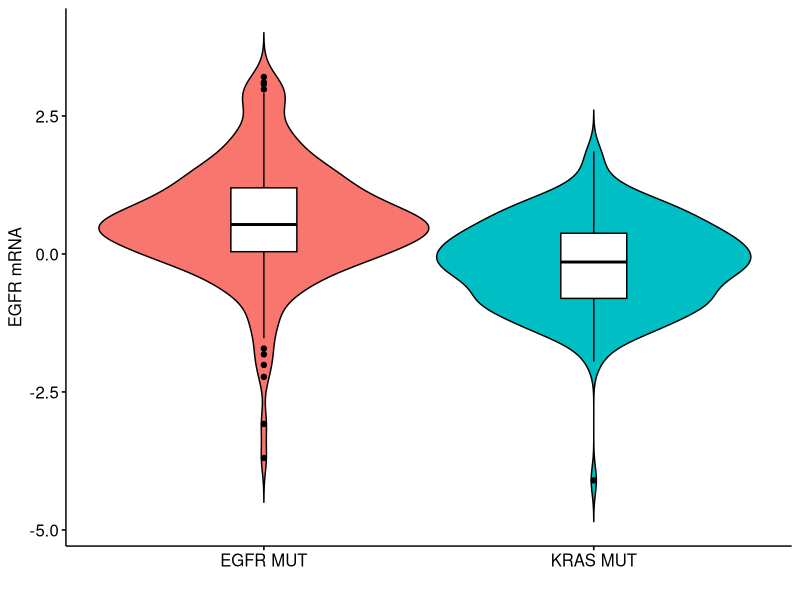
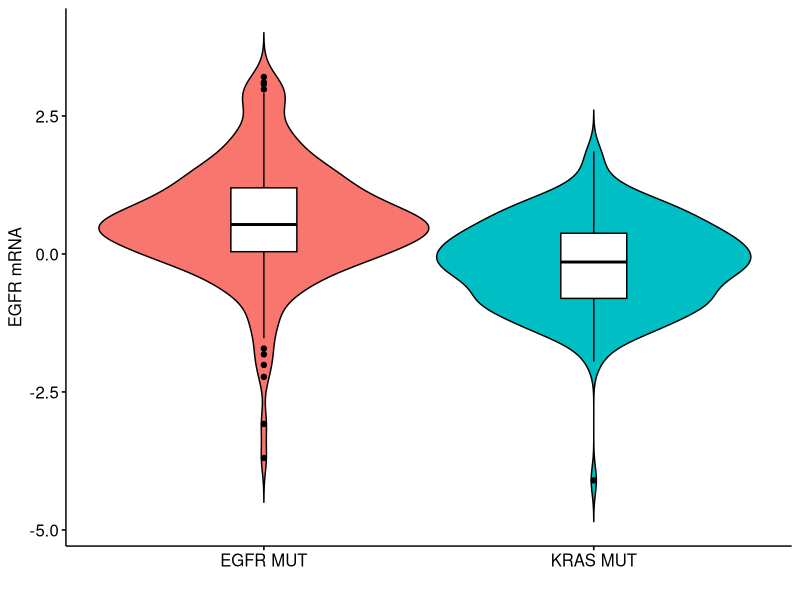

The R source for these figures, in order: (Note: this script raises an error after producing the figures.)
# Attach requirement packages and setting WD -----------------------------------
packages_names <-
  c(
    "tidyverse",
    "data.table",
    "readxl",
    "reshape2",
    "rstudioapi",
    "caTools",
    "car",
    "quantmod",
    "MASS",
    "corrplot",
    "janitor",
    "nortest",
    "survminer",
    "survival",
    "broom",
    "forestplot"
  )

lapply(packages_names, require, character.only = TRUE)

setwd(dirname(getActiveDocumentContext()$path))

rename <- dplyr::rename
select <- dplyr::select
filter <- dplyr::filter
group_by <- dplyr::group_by
mutate <- dplyr::mutate


# Reading data
merged_data <-
  fread("Merged annotated data AURKA, KRAS, TP53, EGFR.csv") %>%
  as_tibble()

# Figure A -------------------------------------------------------
processed_rna_data <- merged_data %>%
  filter(EGFR != KRAS) %>%
  select(EGFR_rna_exp, EGFR, KRAS) %>%
  pivot_longer(
    cols = c("EGFR", "KRAS"),
    names_to = "gene",
    values_to = "impact"
  ) %>%
  filter(impact != "WT") %>%
  select(-impact) %>%
  mutate(gene = as.factor(gene))

processed_rna_data %>%
  ggviolin(
    y = "EGFR_rna_exp",
    x = "gene",
    fill = "gene",
    add = "boxplot",
    add.params = list(fill = "white")
  ) +
  theme(legend.position = "none") +
  ylab("EGFR mRNA") +
  xlab("") +
  scale_x_discrete(labels = c("EGFR" = "EGFR MUT", "KRAS" = "KRAS MUT"))
# stat_compare_means(method = "wilcox.test",
#                    label.y = 4.5,
#                    label.x = 1.3)

ggsave(
  "Paper Figures/Fig 1A.png",
  dpi = 400,
  height = 5,
  width = 5,
  units = "in"
)

# Statistics
EGFR_only_EGFR_rna_exp <-
  filter(processed_rna_data, gene == "EGFR")$EGFR_rna_exp
KRAS_only_EGFR_rna_exp <-
  filter(processed_rna_data, gene == "KRAS")$EGFR_rna_exp

# Check for normality
ad.test(EGFR_only_EGFR_rna_exp)
ad.test(KRAS_only_EGFR_rna_exp)

# Compute variance for t.test
var(EGFR_only_EGFR_rna_exp)
# 0.9
var(KRAS_only_EGFR_rna_exp)
# 1

# Compute median
median(EGFR_only_EGFR_rna_exp)
# 0.53
median(KRAS_only_EGFR_rna_exp)
# -0.14

ks.test(EGFR_only_EGFR_rna_exp, KRAS_only_EGFR_rna_exp)
t.test(EGFR_only_EGFR_rna_exp, KRAS_only_EGFR_rna_exp)


# Figure B -------------------------------------------------
processed_protein_data <- merged_data %>%
  filter(EGFR != KRAS, study_id != "luad_cptac_2020") %>%
  select(EGFR_protein_exp, EGFR, KRAS) %>%
  pivot_longer(
    cols = c("EGFR", "KRAS"),
    names_to = "gene",
    values_to = "impact"
  ) %>%
  filter(impact != "WT") %>%
  select(-impact) %>%
  mutate(gene = as.factor(gene))

processed_protein_data %>%
  ggviolin(
    y = "EGFR_protein_exp",
    x = "gene",
    fill = "gene",
    add = "boxplot",
    add.params = list(fill = "white")
  ) +
  theme(legend.position = "none") +
  ylab("EGFR protein") +
  xlab("") +
  scale_x_discrete(labels = c("EGFR" = "EGFR MUT", "KRAS" = "KRAS MUT"))
# stat_compare_means(method = "wilcox.test",
#                    label.y = 4.5,
#                    label.x = 1.3)

ggsave(
  "Paper Figures/Fig 1B.png",
  dpi = 400,
  height = 5,
  width = 5,
  units = "in"
)

# Statistics
EGFR_only_EGFR_protein_exp <-
  filter(processed_protein_data, gene == "EGFR")$EGFR_protein_exp
KRAS_only_EGFR_protein_exp <-
  filter(processed_protein_data, gene == "KRAS")$EGFR_protein_exp

# Check for normality
ad.test(EGFR_only_EGFR_protein_exp)
ad.test(KRAS_only_EGFR_protein_exp)

# Compute variance for t.test
var(EGFR_only_EGFR_protein_exp, na.rm = T)
# 0.9
var(KRAS_only_EGFR_protein_exp, na.rm = T)
# 1

# Compute median
median(EGFR_only_EGFR_protein_exp, na.rm = T)
# 0.4
median(KRAS_only_EGFR_protein_exp, na.rm = T)
# -0.29

ks.test(EGFR_only_EGFR_protein_exp, KRAS_only_EGFR_protein_exp)
t.test(EGFR_only_EGFR_protein_exp, KRAS_only_EGFR_protein_exp)
# Figure C --------------------------------------------------------------------
processed_rna_data <- merged_data %>%
  filter(EGFR != KRAS) %>%
  select(AURKA_rna_exp, EGFR, KRAS) %>%
  pivot_longer(
    cols = c("EGFR", "KRAS"),
    names_to = "gene",
    values_to = "impact"
  ) %>%
  filter(impact != "WT") %>%
  select(-impact) %>%
  mutate(gene = as.factor(gene))

processed_rna_data %>%
  ggviolin(
    y = "AURKA_rna_exp",
    x = "gene",
    fill = "gene",
    add = "boxplot",
    add.params = list(fill = "white")
  ) +
  theme(legend.position = "none") +
  ylab("AURKA mRNA") +
  xlab("") +
  scale_x_discrete(labels = c("EGFR" = "EGFR MUT", "KRAS" = "KRAS MUT"))
# stat_compare_means(method = "wilcox.test",
#                    label.y = 4.5,
#                    label.x = 1.3)

ggsave(
  "Paper Figures/Fig 1C.png",
  dpi = 400,
  height = 5,
  width = 5,
  units = "in"
)

# Statistics
EGFR_only_AURKA_rna_exp <-
  filter(processed_rna_data, gene == "EGFR")$AURKA_rna_exp
KRAS_only_AURKA_rna_exp <-
  filter(processed_rna_data, gene == "KRAS")$AURKA_rna_exp

# Check for normality
ad.test(EGFR_only_AURKA_rna_exp)
ad.test(KRAS_only_AURKA_rna_exp)

# Compute variance for t.test
var(EGFR_only_AURKA_rna_exp)
# 0.9
var(KRAS_only_AURKA_rna_exp)
# 1

# Medians
median(EGFR_only_AURKA_rna_exp)
# -0.16
median(KRAS_only_AURKA_rna_exp)
# 0.18


ks.test(EGFR_only_AURKA_rna_exp, KRAS_only_AURKA_rna_exp)
t.test(EGFR_only_AURKA_rna_exp, KRAS_only_AURKA_rna_exp)


# Figure D ---------------------------------------------------
processed_cna_data_discrete_tp53 <- merged_data %>%
  filter(EGFR != KRAS, !is.na(AURKA_cna)) %>%
  select(AURKA_cna, EGFR, KRAS, TP53) %>%
  pivot_longer(
    cols = c("EGFR", "KRAS"),
    names_to = "gene",
    values_to = "impact"
  ) %>%
  filter(impact != "WT") %>%
  select(-impact) %>%
  mutate(
    gene = paste("TP53", TP53, gene, "MUT", sep = "_"),
    gene = as.factor(gene),
    AURKA_cna = as.factor(AURKA_cna)
  ) %>%
  select(-TP53) %>%
  group_by(AURKA_cna, gene) %>%
  summarise(count = n()) %>%
  mutate(
    AURKA = fct_recode(
      AURKA_cna,
      "Shallow Deletion" = "-1",
      "Diploid" = "0",
      "Gain" = "1",
      "Amplification" = "2"
    )
  ) %>%
  ungroup() %>%
  group_by(gene) %>%
  reframe(proportion = count / sum(count),
          AURKA = AURKA,
          count = count)

processed_cna_data_discrete_tp53 %>%
  mutate(AURKA = fct_relevel(AURKA, "Amplification", "Gain", "Diploid", "Shallow Deletion")) %>%
  ggplot(aes(
    x = gene,
    y = proportion,
    fill = AURKA,
    label = count
  )) +
  geom_col(position = "fill",
           width = .5,
           colour = "black") +
  theme_minimal() +
  xlab("Genomic Variation") +
  ylab("Relative Frequency") +
  geom_text(position = position_stack(vjust = 0.5), size = 4) +
  coord_flip() +
  scale_fill_brewer(palette = "Pastel1") +
  theme(
    legend.position = "top",
    legend.title = element_blank(),
    axis.text = element_text(size = 15, colour = "black"),
    axis.title = element_text(size = 15, colour = "black"),
    legend.text = element_text(size = 15, colour = "black"),
    panel.grid.major = element_line(colour = "gray40"),
    panel.grid.minor = element_line(colour = "gray40")
  ) +
  guides(fill = guide_legend(reverse = TRUE))

ggsave(
  "Paper Figures/Fig 1D.png",
  dpi = 400,
  height = 5,
  width = 13,
  units = "in"
)

# Statistics
EGFR_only_AURKA_CNA <-
  filter(processed_cna_data_discrete_tp53, gene == "EGFR")$count
KRAS_only_AURKA_CNA <-
  filter(processed_cna_data_discrete_tp53, gene == "KRAS")$count

fisher.test(matrix(
  c(EGFR_only_AURKA_CNA, KRAS_only_AURKA_CNA),
  byrow = T,
  nrow = 2
))

# Run a proportions test for each pair of proportions
# test_df <- processed_cna_data_discrete_tp53 %>%
#   select(-proportion) %>%
#   pivot_wider(names_from = gene, values_from = count)
#
# for (i in 1:4) {
#   for (j in 1:3) {
#     test_result <- prop.test(c(as.numeric(test_df[i, j + 1]), as.numeric(test_df[i, j + 2])),
#                              c(sum(test_df[, j + 1]), sum(test_df[, j + 2])))
#     if (test_result$p.value < 0.05) {
#       print(test_df[i, j])
#       print(test_df[i, j + 1])
#       print(test_result)
#     }
#   }
# }



# NEW way
statistics <- processed_cna_data_discrete_tp53 %>%
  mutate(AURKA = str_replace(AURKA, "Amplification", "Gain")) %>%
  mutate(AURKA = as.factor(AURKA)) %>%
  group_by(gene, AURKA) %>%
  reframe(gene = gene, count = sum(count)) %>%
  distinct() %>%
  group_by(gene) %>%
  reframe(sum = sum(count),
          count = count,
          AURKA = AURKA) %>%
  group_by(AURKA) %>%
  filter(AURKA == "Gain")

i_ext <- c()
for (i in 1:3) {
  i_ext <- c(1:4)[which(c(1:4) > i)]
  for (k in i_ext) {
    print(c(i, k))
    print(prop.test(
      c(statistics$count[i], statistics$count[k]),
      c(statistics$sum[i], statistics$sum[k])
    )$p.value)
  }
}


# Figure E --------------------------------------------------------------------
processed_rna_data_tp53 <- merged_data %>%
  filter(EGFR != KRAS) %>%
  select(EGFR, TP53, KRAS, AURKA_rna_exp) %>%
  mutate(
    EGFR_only = ifelse(EGFR == "ALT" & KRAS == "WT", "ALT", "WT"),
    KRAS_only = ifelse(KRAS == "ALT" & EGFR == "WT", "ALT", "WT"),
    across(
      !AURKA_rna_exp,
      .fns = function(x) {
        as.factor(x)
      }
    )
  ) %>%
  pivot_longer(cols = contains("only"),
               names_to = "subgroup",
               values_to = "alteration") %>%
  filter(!alteration == "WT")

# processed_rna_data_tp53 %>%
#   ggplot(aes(
#     y = AURKA_rna_exp,
#     fill = subgroup,
#     x = subgroup,
#     col = TP53
#   )) +
#   geom_violin(show.legend = F) +
#   geom_boxplot(width = .2, position = position_dodge(.9)) +
#   scale_color_manual(values = c("ALT" = "gray80", "WT" = "black")) +
#   theme_classic()

my_comparisons <- list(c("EGFR_only", "KRAS_only"))

processed_rna_data_tp53 %>%
  ggviolin(
    y = "AURKA_rna_exp",
    x = "subgroup",
    col = "TP53",
    fill = "subgroup",
    add = "boxplot",
    add.params = list(fill = "white")
  ) +
  theme(legend.position = "none") +
  # stat_compare_means(
  #   method = "wilcox.test",
  #   label.y = 4.5,
  #   label.x = 1.3,
  #   paired = T
  # ) +
  scale_color_manual(values = c("ALT" = "gray80", "WT" = "black")) +
  ylab("AURKA mRNA") +
  xlab("") +
  scale_x_discrete(labels = c("EGFR_only" = "EGFR MUT", "KRAS_only" = "KRAS MUT"))

ggsave(
  "Paper Figures/Fig 1E.png",
  dpi = 400,
  height = 5,
  width = 5,
  units = "in"
)

# Statistics
EGFR_only_TP53_mut_AURKA_rna_exp <-
  filter(processed_rna_data_tp53, EGFR == "ALT", TP53 == "ALT")$AURKA_rna_exp
EGFR_only_TP53_wt_AURKA_rna_exp <-
  filter(processed_rna_data_tp53, EGFR == "ALT", TP53 == "WT")$AURKA_rna_exp

KRAS_only_TP53_mut_AURKA_rna_exp <-
  filter(processed_rna_data_tp53, KRAS == "ALT", TP53 == "ALT")$AURKA_rna_exp
KRAS_only_TP53_wt_AURKA_rna_exp <-
  filter(processed_rna_data_tp53, KRAS == "ALT", TP53 == "WT")$AURKA_rna_exp


# Check for normality
ad.test(EGFR_only_TP53_mut_AURKA_rna_exp)
ad.test(EGFR_only_TP53_wt_AURKA_rna_exp)
ad.test(KRAS_only_TP53_mut_AURKA_rna_exp)
ad.test(KRAS_only_TP53_wt_AURKA_rna_exp)

# Compute variance for t.test
var(EGFR_only_TP53_mut_AURKA_rna_exp)
# 0.88
var(EGFR_only_TP53_wt_AURKA_rna_exp)
# 0.71
var(KRAS_only_TP53_mut_AURKA_rna_exp)
# 0.73
var(KRAS_only_TP53_wt_AURKA_rna_exp)
# 1.03

ks.test(EGFR_only_TP53_mut_AURKA_rna_exp,
        EGFR_only_TP53_wt_AURKA_rna_exp)
ks.test(EGFR_only_TP53_wt_AURKA_rna_exp,
        KRAS_only_TP53_wt_AURKA_rna_exp)
ks.test(KRAS_only_TP53_mut_AURKA_rna_exp,
        KRAS_only_TP53_wt_AURKA_rna_exp)
ks.test(EGFR_only_TP53_mut_AURKA_rna_exp,
        KRAS_only_TP53_mut_AURKA_rna_exp)

t.test(EGFR_only_TP53_mut_AURKA_rna_exp,
       EGFR_only_TP53_wt_AURKA_rna_exp)
t.test(EGFR_only_TP53_wt_AURKA_rna_exp,
       KRAS_only_TP53_wt_AURKA_rna_exp)
t.test(KRAS_only_TP53_mut_AURKA_rna_exp,
       KRAS_only_TP53_wt_AURKA_rna_exp)
t.test(EGFR_only_TP53_mut_AURKA_rna_exp,
       KRAS_only_TP53_mut_AURKA_rna_exp)


# Figure F --------------------------------------------------------------------
processed_rna_data_tp53 <- merged_data %>%
  filter(EGFR != KRAS) %>%
  select(EGFR, TP53, KRAS, EGFR_rna_exp) %>%
  mutate(
    EGFR_only = ifelse(EGFR == "ALT" & KRAS == "WT", "ALT", "WT"),
    KRAS_only = ifelse(KRAS == "ALT" & EGFR == "WT", "ALT", "WT"),
    across(
      !EGFR_rna_exp,
      .fns = function(x) {
        as.factor(x)
      }
    )
  ) %>%
  pivot_longer(cols = contains("only"),
               names_to = "subgroup",
               values_to = "alteration") %>%
  filter(!alteration == "WT")

# processed_rna_data_tp53 %>%
#   ggplot(aes(
#     y = EGFR_rna_exp,
#     fill = subgroup,
#     x = subgroup,
#     col = TP53
#   )) +
#   geom_violin(show.legend = F) +
#   geom_boxplot(width = .2, position = position_dodge(.9)) +
#   scale_color_manual(values = c("ALT" = "gray80", "WT" = "black")) +
#   theme_classic()

# my_comparisons <- list(c("EGFR_only", "KRAS_only"))

processed_rna_data_tp53 %>%
  ggviolin(
    y = "EGFR_rna_exp",
    fill = "subgroup",
    x = "subgroup",
    col = "TP53",
    add = "boxplot",
    add.params = list(fill = "white")
  ) +
  theme(legend.position = "none") +
  # stat_compare_means(method = "wilcox.test",
  #                    label.y = 4.5,
  #                    label.x = 1.3) +
  scale_color_manual(values = c("ALT" = "gray80", "WT" = "black")) +
  ylab("EGFR mRNA") +
  xlab("") +
  scale_x_discrete(labels = c("EGFR_only" = "EGFR MUT", "KRAS_only" = "KRAS MUT"))


ggsave(
  "Paper Figures/Fig 1F.png",
  dpi = 400,
  height = 5,
  width = 5,
  units = "in"
)


# Statistics
EGFR_only_TP53_mut_EGFR_rna_exp <-
  filter(processed_rna_data_tp53, EGFR == "ALT", TP53 == "ALT")$EGFR_rna_exp
EGFR_only_TP53_wt_EGFR_rna_exp <-
  filter(processed_rna_data_tp53, EGFR == "ALT", TP53 == "WT")$EGFR_rna_exp

KRAS_only_TP53_mut_EGFR_rna_exp <-
  filter(processed_rna_data_tp53, KRAS == "ALT", TP53 == "ALT")$EGFR_rna_exp
KRAS_only_TP53_wt_EGFR_rna_exp <-
  filter(processed_rna_data_tp53, KRAS == "ALT", TP53 == "WT")$EGFR_rna_exp


# Check for normality
ad.test(EGFR_only_TP53_mut_EGFR_rna_exp)
ad.test(EGFR_only_TP53_wt_EGFR_rna_exp)
ad.test(KRAS_only_TP53_mut_EGFR_rna_exp)
ad.test(KRAS_only_TP53_wt_EGFR_rna_exp)

# Compute variance for t.test
var(EGFR_only_TP53_mut_EGFR_rna_exp)
# 0.88
var(EGFR_only_TP53_wt_EGFR_rna_exp)
# 0.71
var(KRAS_only_TP53_mut_EGFR_rna_exp)
# 0.73
var(KRAS_only_TP53_wt_EGFR_rna_exp)
# 1.03

ks.test(EGFR_only_TP53_mut_EGFR_rna_exp,
        EGFR_only_TP53_wt_EGFR_rna_exp)
ks.test(EGFR_only_TP53_wt_EGFR_rna_exp,
        KRAS_only_TP53_wt_EGFR_rna_exp)
ks.test(KRAS_only_TP53_mut_EGFR_rna_exp,
        KRAS_only_TP53_wt_EGFR_rna_exp)
ks.test(EGFR_only_TP53_mut_EGFR_rna_exp,
        KRAS_only_TP53_mut_EGFR_rna_exp)

t.test(EGFR_only_TP53_mut_EGFR_rna_exp,
       EGFR_only_TP53_wt_EGFR_rna_exp)
t.test(EGFR_only_TP53_wt_EGFR_rna_exp,
       KRAS_only_TP53_wt_EGFR_rna_exp)
t.test(KRAS_only_TP53_mut_EGFR_rna_exp,
       KRAS_only_TP53_wt_EGFR_rna_exp)
t.test(EGFR_only_TP53_mut_EGFR_rna_exp,
       KRAS_only_TP53_mut_EGFR_rna_exp)
